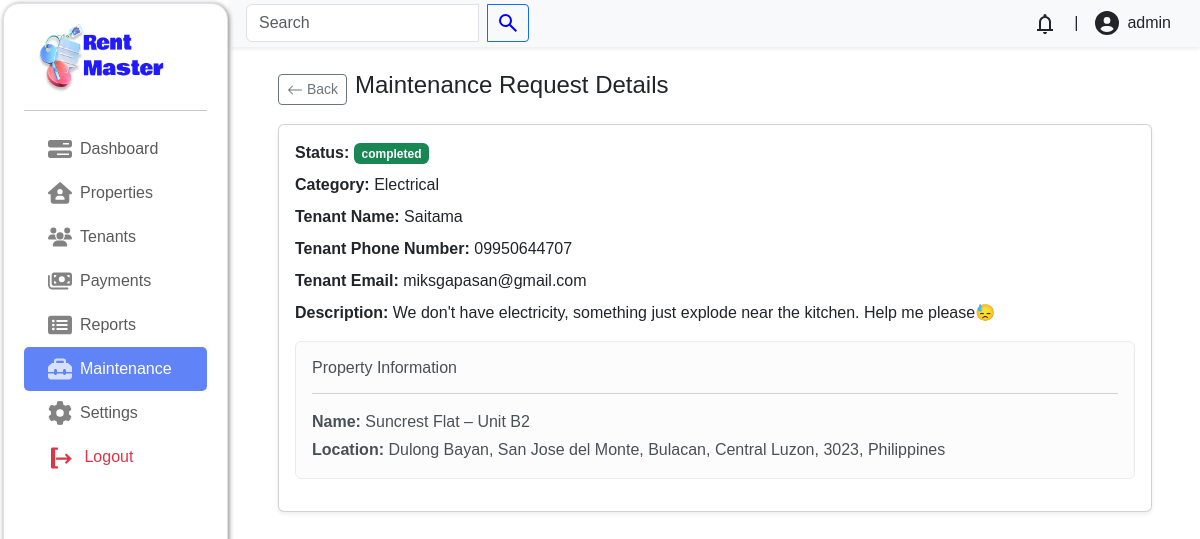
Screenshot of /admin/?page=maintenance/view&request_id=23 (signed in) with the database file from the repository.
### tables this page shows
CREATE TABLE `maintenance_requests` (
  `request_id` int(11) NOT NULL,
  `tenant_id` int(11) NOT NULL,
  `category` varchar(100) NOT NULL,
  `description` text NOT NULL,
  `request_date` datetime NOT NULL,
  `status` enum('pending','completed') NOT NULL DEFAULT 'pending'
);

CREATE TABLE `users` (
  `user_id` int(11) NOT NULL,
  `user_name` varchar(100) DEFAULT NULL,
  `user_email` varchar(100) NOT NULL,
  `user_password` varchar(100) DEFAULT NULL,
  `user_phone_number` varchar(50) DEFAULT NULL,
  `user_address` varchar(100) DEFAULT NULL,
  `user_description` varchar(2000) DEFAULT NULL,
  `user_image` varchar(500) DEFAULT NULL,
  `user_role` enum('tenant','landlord','visitor') NOT NULL DEFAULT 'visitor'
);

CREATE TABLE `properties` (
  `property_id` int(11) NOT NULL,
  `property_name` varchar(100) NOT NULL,
  `property_location` varchar(200) NOT NULL,
  `property_date_created` date NOT NULL,
  `property_description` varchar(1000) NOT NULL,
  `property_status` enum('available','unavailable') NOT NULL DEFAULT 'available',
  `property_rental_price` decimal(10,0) NOT NULL,
  `latitude` decimal(10,8) NOT NULL,
  `longitude` decimal(11,8) NOT NULL,
  `property_capacity` varchar(100) NOT NULL
);

### admin/maintenance/view.php (the view, shortened to what this page needs)
<?php
$servername = "localhost";
$username = "root";
$password = "";
$dbname = "rentsystem";
$conn = mysqli_connect($servername, $username, $password, $dbname);
$request_id = $_GET['request_id'];
$request_sql = "SELECT m.*, u.user_email , u.user_name, u.user_phone_number
                FROM maintenance_requests m
                JOIN tenants t ON m.tenant_id = t.tenant_id
                JOIN users u ON u.user_id = t.user_id
                WHERE m.request_id = '$request_id'";
$request_result = $conn->query($request_sql);
$request_details = $request_result->fetch_assoc();
$tenant_id = $request_details['tenant_id'];
$property_sql = "SELECT p.property_name, p.property_location
                 FROM tenants t
                 JOIN properties p ON p.property_id = t.property_id
                 WHERE t.tenant_id = '$tenant_id'";
$property_result = $conn->query($property_sql);
$property_details = $property_result->fetch_assoc();
?>
<div class="container py-4 px-lg-5">
    <header class="d-flex gap-2 align-items-center mb-3">
        <a href="index.php?page=maintenance/index" class="btn btn-sm btn-outline-secondary">
            <svg xmlns="http://www.w3.org/2000/svg" width="16" height="16" fill="currentColor" viewBox="0 0 16 16">
                <path fill-rule="evenodd" d="M15 8a.5.5 0 0 0-.5-.5H2.707l3.147-3.146a.5.5 0 1 0-.708-.708l-4 4a.5.5 0 0 0 0 .708l4 4a.5.5 0 0 0 .708-.708L2.707 8.5H14.5A.5.5 0 0 0 15 8z"/>
            </svg>
            Back
        </a>
        <h4>Maintenance Request Details</h4>
    </header>
    <div class="card mb-3 shadow-sm">
        <div class="card-body">
            <div class="mb-2">
                <span class="fw-bold">Status:</span>
                <span class="badge <?php echo ($request_details['status'] == 'completed') ? 'bg-success' : (($request_details['status'] == 'pending') ? 'bg-danger' : 'bg-warning'); ?>">
                    <?php echo htmlspecialchars($request_details['status']); ?>
                </span>
            </div>
            <div class="mb-2">
                <span class="fw-bold">Category:</span>
                <?php echo htmlspecialchars($request_details['category']); ?>
            </div>
             <div class="mb-2">
                <span class="fw-bold">Tenant Name:</span>
                <?php echo htmlspecialchars($request_details['user_name']); ?>
            </div>
             <div class="mb-2">
                <span class="fw-bold">Tenant Phone Number:</span>
                <?php echo htmlspecialchars($request_details['user_phone_number']); ?>
            </div>
            <div class="mb-2">
                <span class="fw-bold">Tenant Email:</span>
                <?php echo htmlspecialchars($request_details['user_email']); ?>
            </div>
            <div class="mb-3">
                <span class="fw-bold">Description:</span>
                <?php echo htmlspecialchars($request_details['description']); ?>
            </div>
            <div class="alert alert-light">
                <h6 class="alert-heading">Property Information</h6>
                <hr>
                <p class="mb-1"><strong>Name:</strong> <?php echo htmlspecialchars($property_details['property_name']); ?></p>
                <p class="mb-0"><strong>Location:</strong> <?php echo htmlspecialchars($property_details['property_location']); ?></p>
            </div>
        </div>
    </div>
</div>

### admin/css/style.css (style rules this page uses)
html { font-size: 16px; font-family: sans-serif; }
*, *::before, *::after { box-sizing: border-box; }
:root { --main-bg: #FAFAFA; --sub-bg: #C7EEFF; --accent: #2938ff; --fc1: #1D242B; --p: #323232; --fw1: 700; --fw2: 400; }
body { display: flex; background-color: var(--main-bg); }

### rows the page displays
maintenance_requests: status "completed", category "Electrical", users.user_name "Saitama", users.user_phone_number "09950644707", users.user_email "miksgapasan@gmail.com", description "We don't have electricity, something just explode near the kitchen. Help me please😓"
properties: property_name "Suncrest Flat – Unit B2", property_location "Dulong Bayan, San Jose del Monte, Bulacan, Central Luzon, 3023, Philippines"
